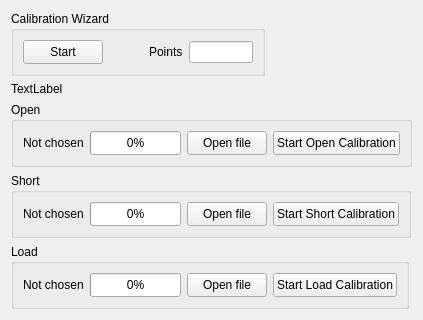
     <widget class="QWidget" name="Calibration">
      <attribute name="title">
       <string>OSL Calibration</string>
      </attribute>
      <layout class="QFormLayout" name="formLayout_8">
       <item row="0" column="0">
        <layout class="QFormLayout" name="formLayout">
         <item row="0" column="0">
          <widget class="QGroupBox" name="groupBox_6">
           <property name="title">
            <string>Calibration Wizard</string>
           </property>
           <layout class="QHBoxLayout" name="horizontalLayout_18">
            <item>
             <widget class="QPushButton" name="calibWizard">
              <property name="minimumSize">
               <size>
                <width>0</width>
                <height>24</height>
               </size>
              </property>
              <property name="text">
               <string>Start</string>
              </property>
             </widget>
            </item>
            <item>
             <spacer name="horizontalSpacer_6">
              <property name="orientation">
               <enum>Qt::Orientation::Horizontal</enum>
              </property>
              <property name="sizeHint" stdset="0">
               <size>
                <width>40</width>
                <height>20</height>
               </size>
              </property>
             </spacer>
            </item>
            <item>
             <widget class="QLabel" name="label_3">
              <property name="text">
               <string>Points</string>
              </property>
             </widget>
            </item>
            <item>
             <widget class="QLineEdit" name="lineEditPoints">
              <property name="minimumSize">
               <size>
                <width>64</width>
                <height>0</height>
               </size>
              </property>
              <property name="maximumSize">
               <size>
                <width>64</width>
                <height>16777215</height>
               </size>
              </property>
              <property name="alignment">
               <set>Qt::AlignmentFlag::AlignRight|Qt::AlignmentFlag::AlignTrailing|Qt::AlignmentFlag::AlignVCenter</set>
              </property>
             </widget>
            </item>
           </layout>
          </widget>
         </item>
         <item row="2" column="0">
          <widget class="QGroupBox" name="groupBox_3">
           <property name="title">
            <string>Open</string>
           </property>
           <layout class="QHBoxLayout" name="horizontalLayout_12">
            <item>
             <widget class="QLabel" name="labelOpenState">
              <property name="text">
               <string>Not chosen</string>
              </property>
             </widget>
            </item>
            <item>
             <widget class="QProgressBar" name="openProgressBar">
              <property name="enabled">
               <bool>true</bool>
              </property>
              <property name="minimumSize">
               <size>
                <width>0</width>
                <height>24</height>
               </size>
              </property>
              <property name="value">
               <number>0</number>
              </property>
             </widget>
            </item>
            <item>
             <widget class="QPushButton" name="openOpenFileBtn">
              <property name="minimumSize">
               <size>
                <width>0</width>
                <height>24</height>
               </size>
              </property>
              <property name="text">
               <string>Open file</string>
              </property>
             </widget>
            </item>
            <item>
             <widget class="QPushButton" name="openCalibBtn">
              <property name="minimumSize">
               <size>
                <width>0</width>
                <height>24</height>
               </size>
              </property>
              <property name="text">
               <string>Start Open Calibration</string>
              </property>
             </widget>
            </item>
           </layout>
          </widget>
         </item>
         <item row="3" column="0">
          <widget class="QGroupBox" name="groupBox_4">
           <property name="title">
            <string>Short</string>
           </property>
           <layout class="QHBoxLayout" name="horizontalLayout_13">
            <item>
             <widget class="QLabel" name="labelShortState">
              <property name="text">
               <string>Not chosen</string>
              </property>
             </widget>
            </item>
            <item>
             <widget class="QProgressBar" name="shortProgressBar">
              <property name="minimumSize">
               <size>
                <width>0</width>
                <height>24</height>
               </size>
              </property>
              <property name="value">
               <number>0</number>
              </property>
             </widget>
            </item>
            <item>
             <widget class="QPushButton" name="shortOpenFileBtn">
              <property name="minimumSize">
               <size>
                <width>0</width>
                <height>24</height>
               </size>
              </property>
              <property name="text">
               <string>Open file</string>
              </property>
             </widget>
            </item>
            <item>
             <widget class="QPushButton" name="shortCalibBtn">
              <property name="minimumSize">
               <size>
                <width>0</width>
                <height>24</height>
               </size>
              </property>
              <property name="text">
               <string>Start Short Calibration</string>
              </property>
             </widget>
            </item>
           </layout>
          </widget>
         </item>
         <item row="4" column="0">
          <widget class="QGroupBox" name="groupBox_5">
           <property name="title">
            <string>Load</string>
           </property>
           <layout class="QHBoxLayout" name="horizontalLayout_16">
            <item>
             <widget class="QLabel" name="labelLoadState">
              <property name="text">
               <string>Not chosen</string>
              </property>
             </widget>
            </item>
            <item>
             <widget class="QProgressBar" name="loadProgressBar">
              <property name="minimumSize">
               <size>
                <width>0</width>
                <height>24</height>
               </size>
              </property>
              <property name="value">
               <number>0</number>
              </property>
             </widget>
            </item>
            <item>
             <widget class="QPushButton" name="loadOpenFileBtn">
              <property name="minimumSize">
               <size>
                <width>0</width>
                <height>24</height>
               </size>
              </property>
              <property name="text">
               <string>Open file</string>
              </property>
             </widget>
            </item>
            <item>
             <widget class="QPushButton" name="loadCalibBtn">
              <property name="minimumSize">
               <size>
                <width>0</width>
                <height>24</height>
               </size>
              </property>
              <property name="text">
               <string>Start Load Calibration</string>
              </property>
             </widget>
            </item>
           </layout>
          </widget>
         </item>
         <item row="1" column="0">
          <widget class="QLabel" name="labelCalibrationPath">
           <property name="text">
            <string>TextLabel</string>
           </property>
          </widget>
         </item>
        </layout>
       </item>
      </layout>
     </widget>
